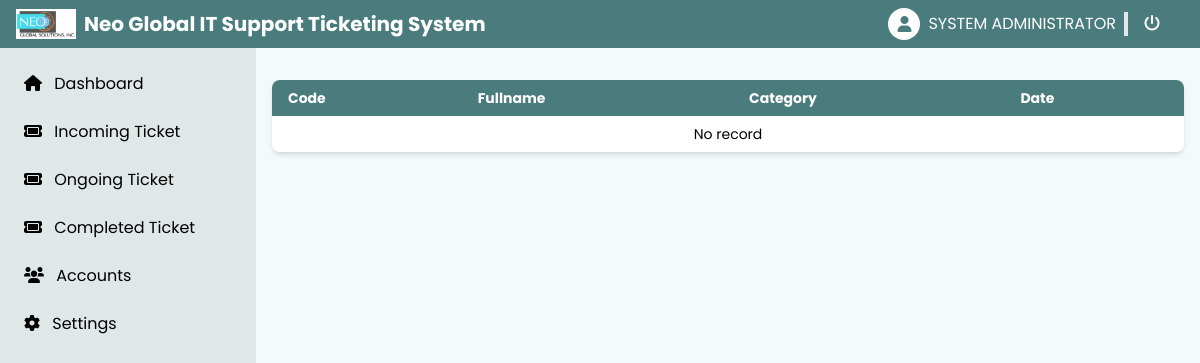
The app's page /view/admin/ticket_completed.php (signed in), older data.
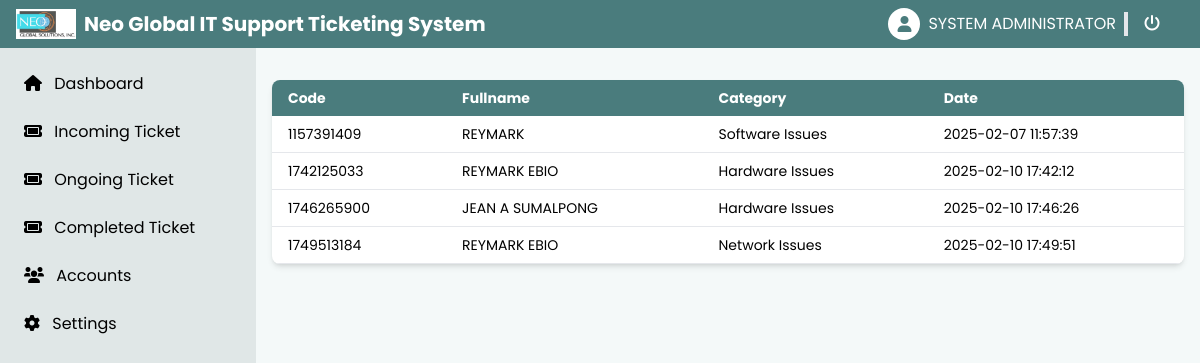
The same page, newer data.
### tables this page shows
CREATE TABLE `ticket`  (
  `ticket_no` int NOT NULL AUTO_INCREMENT,
  `ticket_code` varchar(255) NULL DEFAULT NULL,
  `description` longtext NULL,
  `request_by` varchar(255) NULL DEFAULT NULL,
  `priority_level` varchar(255) NULL DEFAULT NULL,
  `request_date` datetime NULL DEFAULT NULL,
  `status` varchar(255) NULL DEFAULT NULL,
  `assigned_to` varchar(255) NULL DEFAULT NULL,
  `updated_date` datetime NULL DEFAULT NULL,
  `category` varchar(255) NULL DEFAULT NULL,
  `feedback` varchar(10) NULL DEFAULT 'NO',
  PRIMARY KEY (`ticket_no`) USING BTREE
);

### database/config.php (called while the page is built, shortened)
<?php
class DatabaseConnector
{
    private $host = 'localhost';
    private $port = 3307;
    private $db = 'neo-ticketing';
    private $user = 'codegehan';
    private $pass = '!@#Admin123*';
    private $charset = 'utf8mb4';
    public $pdo;
    private function connect()
    {
        $dsn = "mysql:host={$this->host};port={$this->port};dbname={$this->db};charset={$this->charset}";
        $options = [
            PDO::ATTR_ERRMODE            => PDO::ERRMODE_EXCEPTION,
            PDO::ATTR_DEFAULT_FETCH_MODE => PDO::FETCH_ASSOC,
            PDO::ATTR_EMULATE_PREPARES   => false,
        ];
        try {
            $this->pdo = new PDO($dsn, $this->user, $this->pass, $options);
        } catch (\PDOException $e) {
            throw new \PDOException($e->getMessage(), (int)$e->getCode());
        }
    }
    public function closeConnection()
    {
        $this->pdo = null;
    }
    public function query($sql, $params = [])
    {
        try{
            $this->pdo->beginTransaction();
            $stmt = $this->pdo->prepare($sql);
            $result = $stmt->execute($params);
            if ($result) {
                $this->pdo->commit();
                return $stmt;
            } else {
                throw new \PDOException("Failed to execute request.");
            }
        } catch (\PDOException $e) {
            $this->pdo->rollBack();
            error_log("Database Error: " . $e->getMessage());
            return false;
        }
        finally {
            $this->closeConnection();
        }
    }
    public function fetchAll($sql, $params = [])
    {
        try {
            $stmt = $this->query($sql, $params);
            return $stmt->fetchAll();
        } finally {
            $this->closeConnection();
        }
    }
}

### view/admin/ticket_completed.php (the view, shortened to what this page needs)
<?php
include('components/header.php');
include('components/s-navbar.php');
$sql = "SELECT ticket_code, request_by, request_date, category FROM ticket WHERE status = 'DONE'";
$completedTicket = $db->fetchAll($sql);
?>
<div class="mx-auto w-full px-4 py-8 text-sm">
    <div class="bg-white shadow-md rounded-lg overflow-hidden">
        <table class="w-full">
            <thead class="bg-primary text-white">
                <tr>
                    <th class="px-4 py-2 text-left">Code</th>
                    <th class="px-4 py-2 text-left">Fullname</th>
                    <th class="px-4 py-2 text-left">Category</th>
                    <th class="px-4 py-2 text-left">Date</th>
                </tr>
            </thead>
            <tbody>
                <?php if (count($completedTicket) > 0): ?>
                    <?php foreach ($completedTicket as $ticket): ?>
                        <tr class="border-b hover:bg-gray-100">
                            <td class="px-4 py-2"><?php echo $ticket['ticket_code']; ?></td>
                            <td class="px-4 py-2"><?php echo $ticket['request_by']; ?></td>
                            <td class="px-4 py-2"><?php echo $ticket['category']; ?></td>
                            <td class="px-4 py-2"><?php echo $ticket['request_date']; ?></td>
                        </tr>
                    <?php endforeach; ?>
                <?php else: ?>
                    <tr>
                        <td colspan="4" class="px-4 py-2 text-center">No record</td>
                    </tr>
                <?php endif; ?>
            </tbody>
        </table>
    </div>
</div>
<?php
include('components/footer.php');
?>

Row changes from the older to the newer data that the page shows:
added ticket: ticket_code "1157391409", request_by "REYMARK", category "Software Issues", request_date "2025-02-07 11:57:39"
added ticket: ticket_code "1742125033", request_by "REYMARK EBIO", category "Hardware Issues", request_date "2025-02-10 17:42:12"
added ticket: ticket_code "1746265900", request_by "JEAN A SUMALPONG", category "Hardware Issues", request_date "2025-02-10 17:46:26"
added ticket: ticket_code "1749513184", request_by "REYMARK EBIO", category "Network Issues", request_date "2025-02-10 17:49:51"
Text that changed along with them:
text no longer shown: "No record"
